Frame 1 (no input): blank canvas, image omitted
Frame 60 (the mouse pressed at the canvas centre just before this capture): blank canvas, image omitted
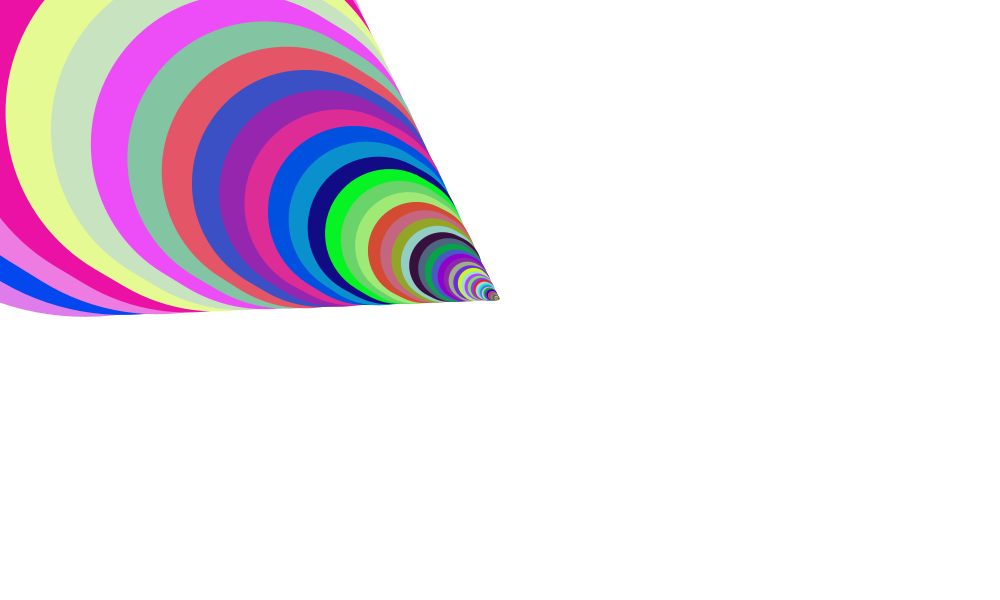
Frame 120 (the mouse held since frame 60 and released just before this capture)

The Processing sketch whose frames 1 and 60 were blank and that drew this single picture after the mouse press (run headless with seeded random() and noise(); from frame 60 on, the mouse is pressed at the canvas centre):

// Processing sketch: processing_176072
// ── processing_176072.pde

float x;
float y;
float px;
float py;
float easing = 0.09;
 
void setup() {
  size(1000, 600);
  background(255);
  smooth();
  
}
 
void draw() {
   stroke(random(255),random(255),random(255));
  if(mousePressed){
  float targetX = mouseX;
  x += (targetX - x) * easing;
  float targetY = mouseY;
  y += (targetY - y) * easing;
  float weight = dist(pmouseX, pmouseY, px, py);
  strokeWeight(weight);
  line( px, py, x, y);
  py = y;
  px = x;
  }
}
